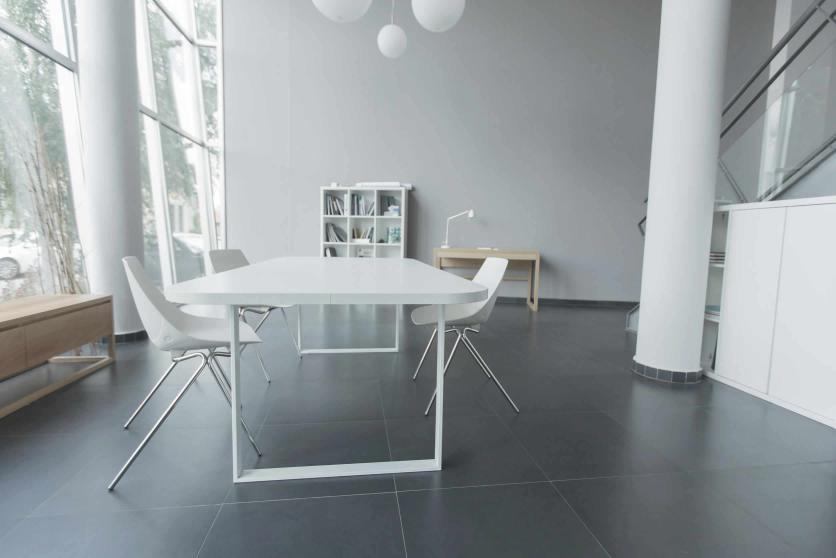
#> input picture web_template_1/salient/assets/images/clients/clients-bg.jpg, 2508 x 1672 px, given in place of the camera (shown at 1/3 size)
$ python circle_detection_with_websocket_server.py
#> lines starting #> are read from the running program, lines starting #| are printed output that depends on the picture
import cv2
import numpy as np
import threading
import json
from SimpleWebSocketServer import SimpleWebSocketServer, WebSocket


server = None
clients = []


class SimpleWSServer(WebSocket):
    def handleConnected(self):
        clients.append(self)

    def handleClose(self):
        clients.remove(self)


def run_server():
    global server
    server = SimpleWebSocketServer('', 9000, SimpleWSServer, selectInterval=(1000.0 / 15) / 1000)
    server.serveforever()


t = threading.Thread(target=run_server)
t.start()


capture = cv2.VideoCapture(0)

t = 100
w = 640.0

last = 0
while True:
    ret, image = capture.read()
#> image is the input picture: shape (1672, 2508, 3); mean B, G, R 158.3, 155.9, 149.7

    img_height, img_width, depth = image.shape
#> img_height = 1672; img_width = 2508; depth = 3
    scale = w / img_width
#> scale = 0.255
    h = img_height * scale
#> h = 426.7
    image = cv2.resize(image, (0,0), fx=scale, fy=scale)
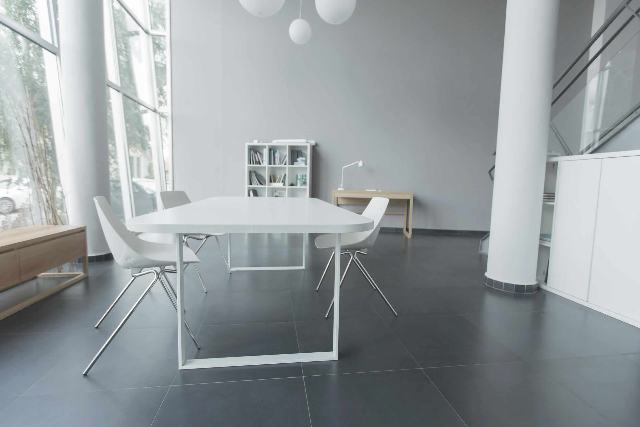
#> image: shape (427, 640, 3); mean B, G, R 158.3, 155.8, 149.6

    # Apply filters
    grey = cv2.cvtColor(image, cv2.COLOR_BGR2GRAY)
    blured = cv2.medianBlur(grey, 9)
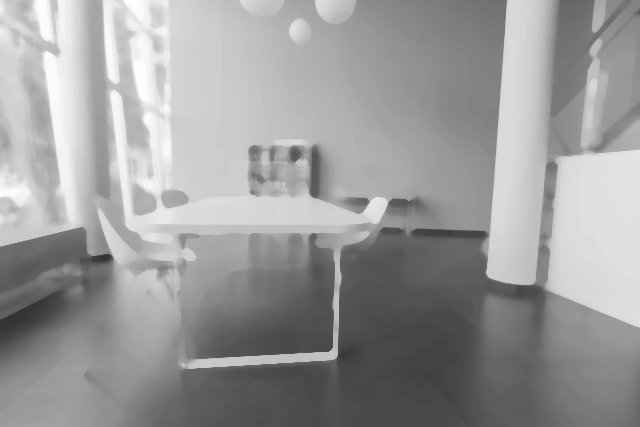
#> blured: shape (427, 640); min 52, max 254, mean 154.5

    # Compose 2x2 grid with all previews
#> (the run stopped early here; a loop or call above may not have finished)
